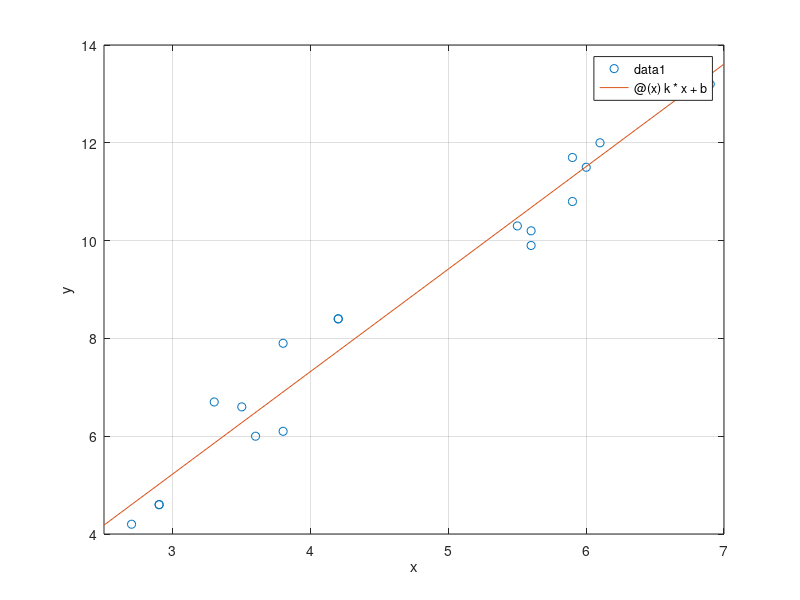

Source code (MATLAB): (Note: this script raises an error after producing the figure.)
% 最小二乘法拟合数据
load ch4_eg_data1
plot(x,y,'o');
xlabel('x');
ylabel('y');
n=size(x,1);  %求样本个数
k=(n*sum(x.*y)-sum(y)*sum(x))/(n*sum(x.*x)-sum(x)*sum(x))
b=((sum(x.*x)*sum(y))-(sum(x)*sum(x.*y)))/(n*sum(x.*x)-sum(x)*sum(x))
hold on
grid on

%匿名函数：声明自变量x,用计算出的k、b画函数图像
f=@(x)k*x+b;
fplot(f,[2.5,7]);

% 计算R^2
y_hat=k*x+b;
SSR=sum((y_hat-mean(y)).^2);
SSE=sum((y-y_hat).^2)
SST=sum((y-mean(y)).^2);
SST-SSE-SSR  %约等于0
R_2=SSR/SST  %越接近1越准确

[fitresult, gof] = ch4_createFit(x, y)
